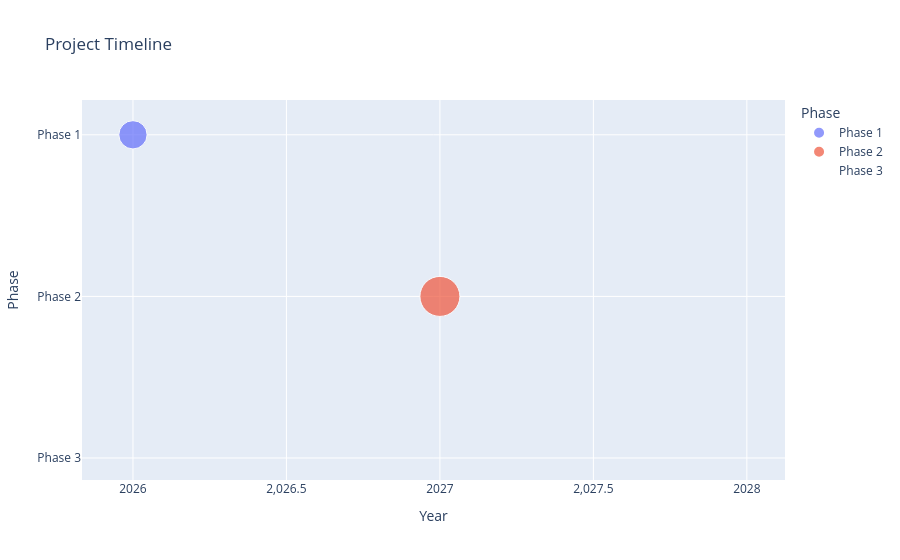

Here is the notebook cell this chart was saved with:
### Code cell
import pandas as pd
import plotly.express as px

# Timeline data
d = pd.DataFrame({
    "Phase": ["Phase 1", "Phase 2", "Phase 3"],
    "Year": [2026, 2027, 2028],
    "Funding (Cr)": [100, 200, 0],
    "Details": [
        "SHG Processing Hubs\n• Mushroom model\n• Mini dal mills",
        "FSSAI + Cold Storage\n• Mango/Cashew\n• Cafe franchises",
        "NGO Training Program"
    ]
})

# Timeline plot
fig = px.scatter(
    d,
    x="Year",
    y="Phase",
    size="Funding (Cr)",
    color="Phase",
    hover_data=["Details"],
    title="Project Timeline"
)

fig.update_traces(marker=dict(sizemode='area', sizeref=2.*max(d["Funding (Cr)"])/(40.**2)))

fig.show()
fig.write_image("plot.png")

# Display PNG in notebook
from IPython.display import Image
Image("plot.png")

### Figure 1 — Plotly figure (JSON) as saved in the notebook; plotly's stock layout.template omitted (floating-point values rounded to 4 significant figures)
{"data": [{"customdata": [["SHG Processing Hubs\n• Mushroom model\n• Mini dal mills"]], "hovertemplate": "Phase=%{y}<br>Year=%{x}<br>Funding (Cr)=%{marker.size}<br>Details=%{customdata[0]}<extra></extra>", "legendgroup": "Phase 1", "marker": {"color": "#636efa", "size": [100], "sizemode": "area", "sizeref": 0.25, "symbol": "circle"}, "mode": "markers", "name": "Phase 1", "orientation": "h", "showlegend": true, "type": "scatter", "x": [2026], "xaxis": "x", "y": ["Phase 1"], "yaxis": "y"}, {"customdata": [["FSSAI + Cold Storage\n• Mango/Cashew\n• Cafe franchises"]], "hovertemplate": "Phase=%{y}<br>Year=%{x}<br>Funding (Cr)=%{marker.size}<br>Details=%{customdata[0]}<extra></extra>", "legendgroup": "Phase 2", "marker": {"color": "#EF553B", "size": [200], "sizemode": "area", "sizeref": 0.25, "symbol": "circle"}, "mode": "markers", "name": "Phase 2", "orientation": "h", "showlegend": true, "type": "scatter", "x": [2027], "xaxis": "x", "y": ["Phase 2"], "yaxis": "y"}, {"customdata": [["NGO Training Program"]], "hovertemplate": "Phase=%{y}<br>Year=%{x}<br>Funding (Cr)=%{marker.size}<br>Details=%{customdata[0]}<extra></extra>", "legendgroup": "Phase 3", "marker": {"color": "#00cc96", "size": [0], "sizemode": "area", "sizeref": 0.25, "symbol": "circle"}, "mode": "markers", "name": "Phase 3", "orientation": "h", "showlegend": true, "type": "scatter", "x": [2028], "xaxis": "x", "y": ["Phase 3"], "yaxis": "y"}], "layout": {"legend": {"itemsizing": "constant", "title": {"text": "Phase"}, "tracegroupgap": 0}, "title": {"text": "Project Timeline"}, "xaxis": {"anchor": "y", "domain": [0, 1], "title": {"text": "Year"}}, "yaxis": {"anchor": "x", "categoryarray": ["Phase 3", "Phase 2", "Phase 1"], "categoryorder": "array", "domain": [0, 1], "title": {"text": "Phase"}}}}
